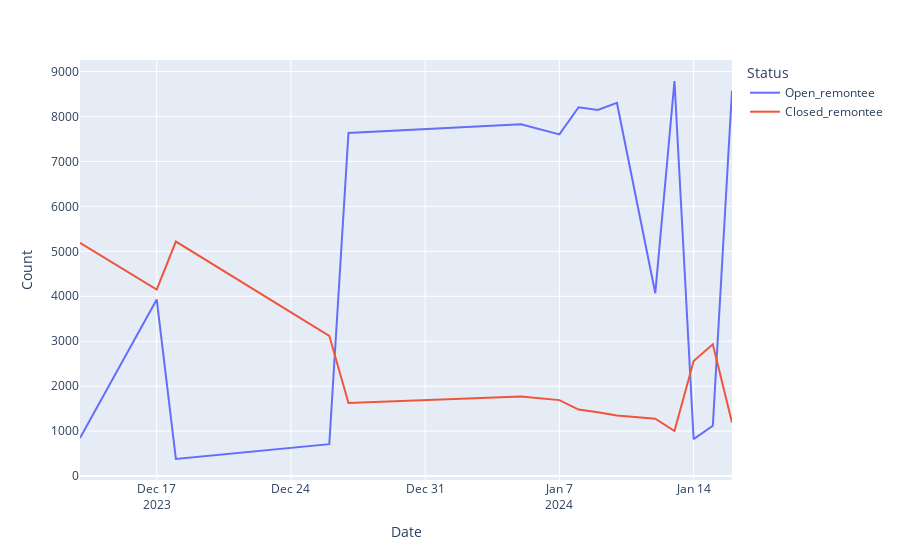

The notebook cell this image was saved under:
### Code cell
daily_counts = combined_df.groupby('scrap_date')['remontee_Counts'].agg(
    lambda x: {
        'Open_remontee': sum(y['Open_remontee'] for y in x),
        'Closed_remontee': sum(y['Closed_remontee'] for y in x),
    }
).reset_index()


daily_counts[['Open_remontee', 'Closed_remontee']] = pd.json_normalize(daily_counts['remontee_Counts'])

fig = px.line(daily_counts, x='scrap_date', y=['Open_remontee', 'Closed_remontee'])
fig.update_layout(xaxis_title='Date', yaxis_title='Count', legend_title='Status')
fig.show()

### Figure 1 — Plotly figure (JSON) as saved in the notebook; plotly's stock layout.template omitted (floating-point values rounded to 4 significant figures)
{"data": [{"hovertemplate": "variable=Open_remontee<br>scrap_date=%{x}<br>value=%{y}<extra></extra>", "legendgroup": "Open_remontee", "line": {"color": "#636efa", "dash": "solid"}, "marker": {"symbol": "circle"}, "mode": "lines", "name": "Open_remontee", "orientation": "v", "showlegend": true, "type": "scatter", "x": ["2023-12-13", "2023-12-17", "2023-12-18", "2023-12-26", "2023-12-27", "2024-01-05", "2024-01-07", "2024-01-08", "2024-01-09", "2024-01-10", "2024-01-12", "2024-01-13", "2024-01-14", "2024-01-15", "2024-01-16"], "xaxis": "x", "y": [846, 3930, 380, 710, 7634, 7829, 7601, 8206, 8147, 8302, 4069, 8790, 821, 1120, 8574], "yaxis": "y"}, {"hovertemplate": "variable=Closed_remontee<br>scrap_date=%{x}<br>value=%{y}<extra></extra>", "legendgroup": "Closed_remontee", "line": {"color": "#EF553B", "dash": "solid"}, "marker": {"symbol": "circle"}, "mode": "lines", "name": "Closed_remontee", "orientation": "v", "showlegend": true, "type": "scatter", "x": ["2023-12-13", "2023-12-17", "2023-12-18", "2023-12-26", "2023-12-27", "2024-01-05", "2024-01-07", "2024-01-08", "2024-01-09", "2024-01-10", "2024-01-12", "2024-01-13", "2024-01-14", "2024-01-15", "2024-01-16"], "xaxis": "x", "y": [5190, 4148, 5217, 3120, 1624, 1772, 1690, 1480, 1421, 1348, 1277, 1002, 2559, 2933, 1192], "yaxis": "y"}], "layout": {"legend": {"title": {"text": "Status"}, "tracegroupgap": 0}, "margin": {"t": 60}, "xaxis": {"anchor": "y", "domain": [0, 1], "title": {"text": "Date"}}, "yaxis": {"anchor": "x", "domain": [0, 1], "title": {"text": "Count"}}}}
